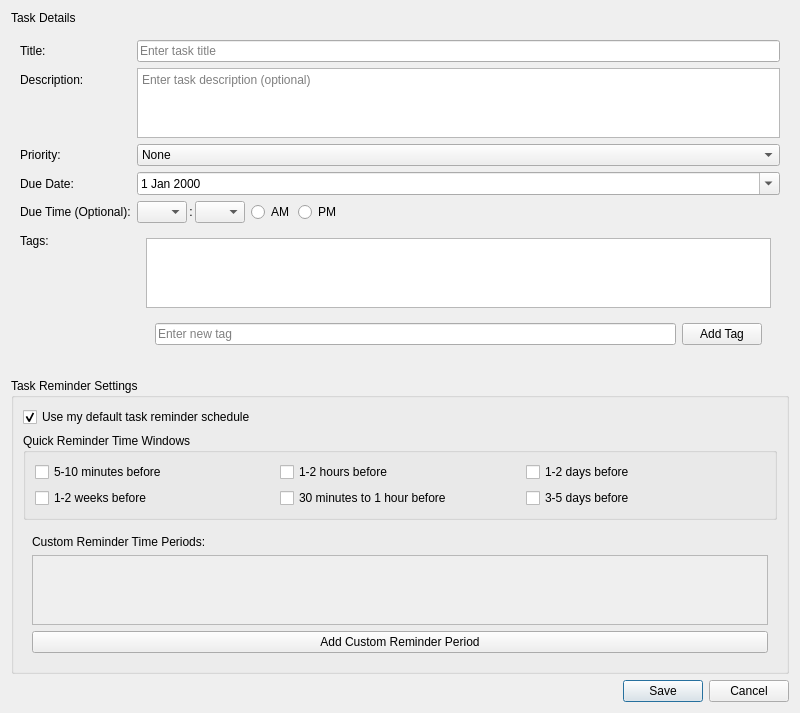
<?xml version="1.0" encoding="UTF-8"?>
<ui version="4.0">
 <class>Dialog_task_edit</class>
 <widget class="QDialog" name="Dialog_task_edit">
  <property name="geometry">
   <rect>
    <x>0</x>
    <y>0</y>
    <width>800</width>
    <height>700</height>
   </rect>
  </property>
  <property name="windowTitle">
   <string>Edit Task</string>
   </property>
  <layout class="QVBoxLayout" name="verticalLayout_Dialog_task_edit">
   <item>
    <widget class="QLabel" name="label_task_edit_header">
     <property name="minimumSize">
      <size>
       <width>0</width>
       <height>0</height>
      </size>
     </property>
     <property name="text">
      <string>Task Details</string>
     </property>
     <property name="role" stdset="0">
      <string>header</string>
     </property>
    </widget>
   </item>
   <item>
    <widget class="QWidget" name="widget_task_details" native="true">
     <layout class="QFormLayout" name="formLayout_task_details">
      <item row="0" column="0">
       <widget class="QLabel" name="label_task_title">
        <property name="text">
         <string>Title:</string>
        </property>
       </widget>
      </item>
      <item row="0" column="1">
       <widget class="QLineEdit" name="lineEdit_task_title">
        <property name="placeholderText">
         <string>Enter task title</string>
        </property>
       </widget>
      </item>
      <item row="1" column="0">
       <widget class="QLabel" name="label_task_description">
        <property name="text">
         <string>Description:</string>
        </property>
       </widget>
      </item>
      <item row="1" column="1">
       <widget class="QTextEdit" name="textEdit_task_description">
        <property name="maximumSize">
         <size>
          <width>16777215</width>
          <height>100</height>
         </size>
        </property>
        <property name="placeholderText">
         <string>Enter task description (optional)</string>
        </property>
       </widget>
      </item>
      <item row="2" column="0">
       <widget class="QLabel" name="label_task_priority">
        <property name="text">
         <string>Priority:</string>
        </property>
       </widget>
      </item>
      <item row="2" column="1">
       <widget class="QComboBox" name="comboBox_task_priority">
        <item>
         <property name="text">
          <string>None</string>
         </property>
        </item>
        <item>
         <property name="text">
          <string>Low</string>
         </property>
        </item>
        <item>
         <property name="text">
          <string>Medium</string>
         </property>
        </item>
        <item>
         <property name="text">
          <string>High</string>
         </property>
        </item>
       </widget>
      </item>
      <item row="3" column="0">
       <widget class="QLabel" name="label_task_due_date">
        <property name="text">
         <string>Due Date:</string>
        </property>
       </widget>
      </item>
      <item row="3" column="1">
       <widget class="QDateEdit" name="dateEdit_task_due_date">
        <property name="calendarPopup">
         <bool>true</bool>
        </property>
       </widget>
      </item>
      <item row="4" column="0">
       <widget class="QLabel" name="label_task_due_time">
        <property name="text">
         <string>Due Time (Optional):</string>
        </property>
       </widget>
      </item>
             <item row="4" column="1">
        <widget class="QWidget" name="widget_due_time" native="true">
         <layout class="QHBoxLayout" name="horizontalLayout_due_time">
          <property name="spacing">
           <number>2</number>
          </property>
          <property name="leftMargin">
           <number>0</number>
          </property>
          <property name="topMargin">
           <number>0</number>
          </property>
          <property name="rightMargin">
           <number>0</number>
          </property>
          <property name="bottomMargin">
           <number>0</number>
          </property>
          <item>
           <widget class="QComboBox" name="comboBox_due_time_hour">
            <property name="maximumSize">
             <size>
              <width>50</width>
              <height>16777215</height>
             </size>
            </property>
            <property name="minimumSize">
             <size>
              <width>50</width>
              <height>0</height>
             </size>
            </property>
           </widget>
          </item>
          <item>
           <widget class="QLabel" name="label_due_time_colon">
            <property name="text">
             <string>:</string>
            </property>
            <property name="alignment">
             <set>Qt::AlignmentFlag::AlignCenter</set>
            </property>
           </widget>
          </item>
          <item>
           <widget class="QComboBox" name="comboBox_due_time_minute">
            <property name="maximumSize">
             <size>
              <width>50</width>
              <height>16777215</height>
             </size>
            </property>
            <property name="minimumSize">
             <size>
              <width>50</width>
              <height>0</height>
             </size>
            </property>
           </widget>
          </item>
          <item>
           <widget class="QWidget" name="widget_due_time_am_pm" native="true">
            <layout class="QHBoxLayout" name="horizontalLayout_due_time_am_pm">
             <property name="spacing">
              <number>4</number>
             </property>
             <property name="leftMargin">
              <number>4</number>
             </property>
             <property name="topMargin">
              <number>0</number>
             </property>
             <property name="rightMargin">
              <number>0</number>
             </property>
             <property name="bottomMargin">
              <number>0</number>
             </property>
             <item>
              <widget class="QRadioButton" name="radioButton_due_time_am">
               <property name="text">
                <string>AM</string>
               </property>
              </widget>
             </item>
             <item>
              <widget class="QRadioButton" name="radioButton_due_time_pm">
               <property name="text">
                <string>PM</string>
               </property>
              </widget>
             </item>
            </layout>
           </widget>
          </item>
          <item>
           <spacer name="horizontalSpacer_due_time">
            <property name="orientation">
             <enum>Qt::Orientation::Horizontal</enum>
            </property>
            <property name="sizeHint" stdset="0">
             <size>
              <width>40</width>
              <height>20</height>
             </size>
            </property>
           </spacer>
          </item>
         </layout>
        </widget>
       </item>
      <item row="5" column="0">
       <widget class="QLabel" name="label_task_tags">
        <property name="text">
         <string>Tags:</string>
        </property>
       </widget>
      </item>
      <item row="5" column="1">
       <widget class="QWidget" name="widget_tags" native="true">
        <layout class="QVBoxLayout" name="verticalLayout_tags">
         <item>
          <widget class="QListWidget" name="listWidget_tags">
           <property name="maximumSize">
            <size>
             <width>16777215</width>
             <height>80</height>
            </size>
           </property>
          </widget>
         </item>
         <item>
          <widget class="QWidget" name="widget_add_tag" native="true">
           <layout class="QHBoxLayout" name="horizontalLayout_add_tag">
            <item>
             <widget class="QLineEdit" name="lineEdit_new_tag">
              <property name="placeholderText">
               <string>Enter new tag</string>
              </property>
             </widget>
            </item>
            <item>
             <widget class="QPushButton" name="pushButton_add_tag">
              <property name="text">
               <string>Add Tag</string>
              </property>
             </widget>
            </item>
           </layout>
          </widget>
         </item>
        </layout>
       </widget>
      </item>
     </layout>
    </widget>
   </item>
   <item>
    <widget class="QGroupBox" name="groupBox_task_reminders">
     <property name="title">
      <string>Task Reminder Settings</string>
     </property>
     <layout class="QVBoxLayout" name="verticalLayout_groupBox_task_reminders">
      <item>
       <widget class="QCheckBox" name="checkBox_enable_reminders">
        <property name="text">
         <string>Use my default task reminder schedule</string>
        </property>
        <property name="checked">
         <bool>true</bool>
        </property>
       </widget>
      </item>
      <item>
       <widget class="QGroupBox" name="groupBox_quick_reminders">
        <property name="title">
         <string>Quick Reminder Time Windows</string>
        </property>
                 <layout class="QGridLayout" name="gridLayout_quick_reminders">
          <item row="0" column="0">
           <widget class="QCheckBox" name="checkBox_reminder_5min">
            <property name="text">
             <string>5-10 minutes before</string>
            </property>
           </widget>
          </item>
          <item row="0" column="1">
           <widget class="QCheckBox" name="checkBox_reminder_10min">
            <property name="text">
             <string>1-2 hours before</string>
            </property>
           </widget>
          </item>
          <item row="0" column="2">
           <widget class="QCheckBox" name="checkBox_reminder_1hour">
            <property name="text">
             <string>1-2 days before</string>
            </property>
           </widget>
          </item>
          <item row="1" column="0">
           <widget class="QCheckBox" name="checkBox_reminder_2hour">
            <property name="text">
             <string>1-2 weeks before</string>
            </property>
           </widget>
          </item>
                     <item row="1" column="1">
            <widget class="QCheckBox" name="checkBox_reminder_3hour">
             <property name="text">
              <string>30 minutes to 1 hour before</string>
             </property>
            </widget>
           </item>
          <item row="1" column="2">
           <widget class="QCheckBox" name="checkBox_reminder_4hour">
            <property name="text">
             <string>3-5 days before</string>
            </property>
           </widget>
          </item>
         </layout>
       </widget>
      </item>
      <item>
       <widget class="QWidget" name="widget_reminder_periods" native="true">
        <layout class="QVBoxLayout" name="verticalLayout_widget_reminder_periods">
         <item>
          <widget class="QLabel" name="label_reminder_periods">
           <property name="text">
            <string>Custom Reminder Time Periods:</string>
           </property>
          </widget>
         </item>
         <item>
          <widget class="QScrollArea" name="scrollArea_reminder_periods">
           <property name="widgetResizable">
            <bool>true</bool>
           </property>
           <widget class="QWidget" name="scrollAreaWidgetContents_reminder_periods">
            <layout class="QVBoxLayout" name="verticalLayout_scrollAreaWidgetContents_reminder_periods">
             <property name="spacing">
              <number>4</number>
             </property>
             <property name="leftMargin">
              <number>4</number>
             </property>
             <property name="topMargin">
              <number>4</number>
             </property>
             <property name="rightMargin">
              <number>4</number>
             </property>
             <property name="bottomMargin">
              <number>4</number>
             </property>
            </layout>
           </widget>
          </widget>
         </item>
         <item>
          <widget class="QPushButton" name="pushButton_add_reminder_period">
           <property name="text">
            <string>Add Custom Reminder Period</string>
           </property>
          </widget>
         </item>
        </layout>
       </widget>
      </item>
     </layout>
    </widget>
   </item>
   <item>
    <widget class="QDialogButtonBox" name="buttonBox_task_edit">
     <property name="orientation">
      <enum>Qt::Orientation::Horizontal</enum>
     </property>
     <property name="standardButtons">
      <set>QDialogButtonBox::StandardButton::Cancel|QDialogButtonBox::StandardButton::Save</set>
     </property>
    </widget>
   </item>
  </layout>
 </widget>
 <resources/>
 <connections/>
</ui> 
